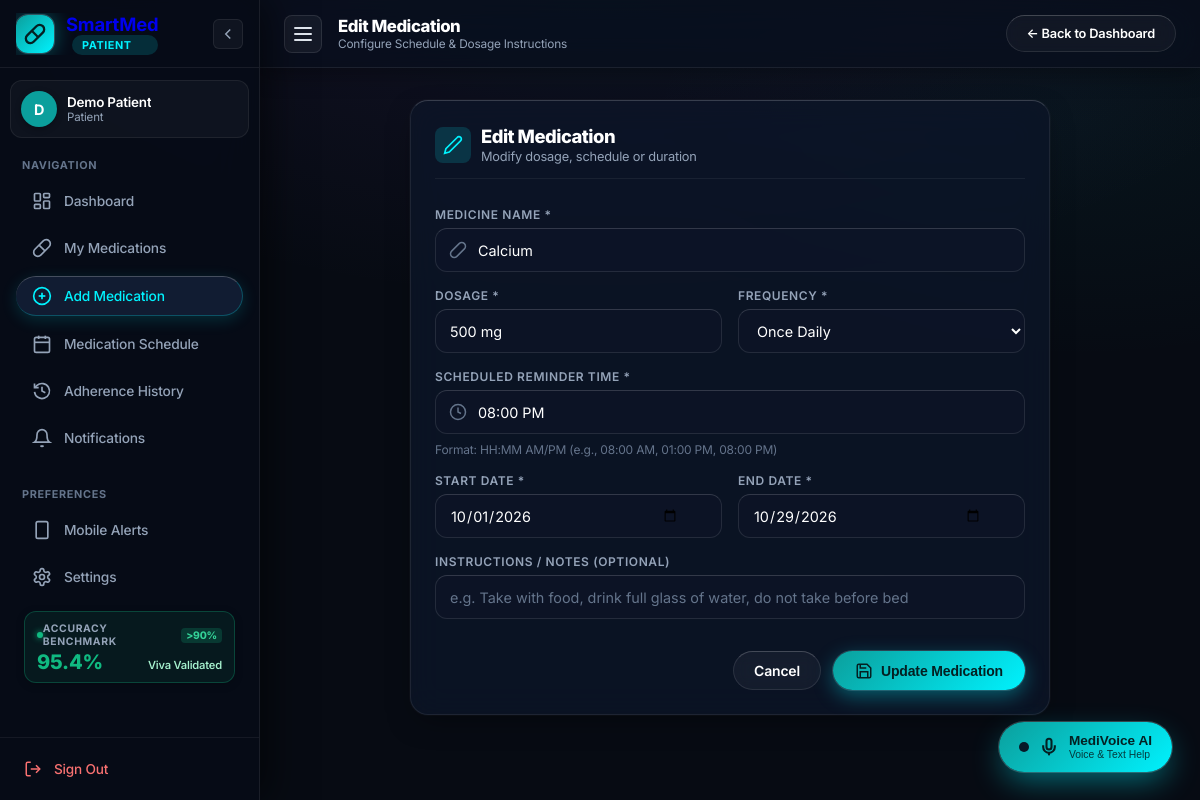
The page /medications/edit/3 (signed in) on the database as committed earlier.
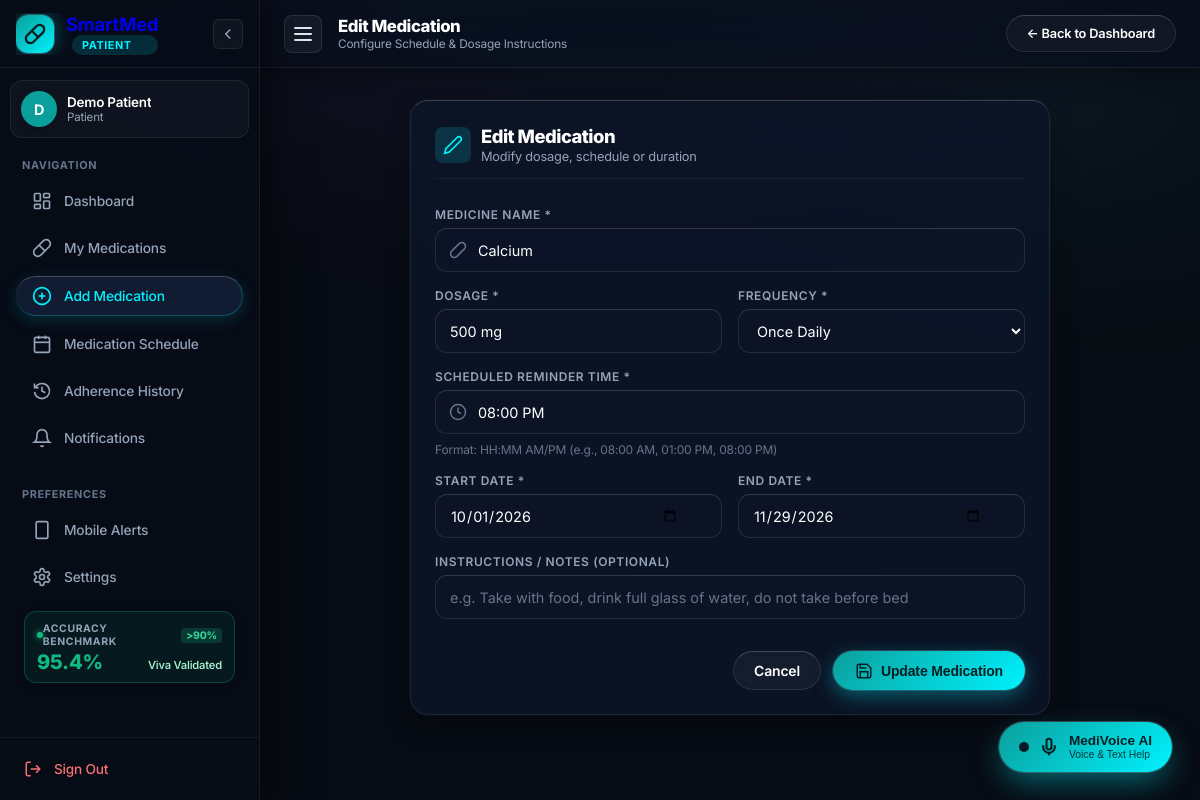
The same page on the database as committed later.
### tables this page shows
CREATE TABLE medications (
            id INTEGER PRIMARY KEY AUTOINCREMENT,
            patient_id INTEGER NOT NULL,
            medicine_name TEXT NOT NULL,
            dosage TEXT NOT NULL,
            frequency TEXT NOT NULL,
            scheduled_time TEXT NOT NULL,
            start_date TEXT NOT NULL,
            end_date TEXT NOT NULL, instructions TEXT DEFAULT '',
            FOREIGN KEY (patient_id) REFERENCES users(id) ON DELETE CASCADE
        );

### app.py (the view, shortened to what this page needs)
@app.route("/medications/edit/<int:med_id>", methods=["GET", "POST"])
def edit_medication(med_id):
    if "user_id" not in session:
        return redirect(url_for("login"))
    patient_id = session["user_id"]
    conn = get_db()
    cursor = conn.cursor()
    cursor.execute("SELECT * FROM medications WHERE id = ? AND patient_id = ?", (med_id, patient_id))
    medication = cursor.fetchone()
    if not medication:
        conn.close()
        flash("Medication not found or unauthorized.", "error")
        return redirect(url_for("patient_dashboard"))
    conn.close()
    return render_template("add_medicine.html", medication=medication, is_edit=True)

### app.py (called while the page is built)
def get_db():
    conn = sqlite3.connect(DATABASE_PATH)
    conn.row_factory = sqlite3.Row
    return conn

    def __call__(self, environ, start_response):
        path_info = environ.get('PATH_INFO', '')
        if path_info.startswith('/api/index'):
            subpath = path_info[len('/api/index'):]
            if not subpath or subpath == '/':
                environ['PATH_INFO'] = '/'
            else:
                environ['PATH_INFO'] = subpath if subpath.startswith('/') else ('/' + subpath)
        return self.wsgi_app(environ, start_response)

### templates/add_medicine.html (shortened to what the changed rows need)
<!DOCTYPE html>
<html lang="en">
<head>
  <link rel="stylesheet" href="{{ url_for('static', filename='css/style.css') }}">
</head>
<body class="app-layout">
  {% set active_page = 'add_medication' %}
  <div class="app-main-wrapper">
    <header class="app-topbar">
      <div class="topbar-left">
        <div class="topbar-page-info">
          <h2 class="topbar-title">{{ 'Edit Medication' if is_edit else 'Add New Prescription' }}</h2>
        </div>
      </div>
    </header>
    <main class="main-content">
    <div class="form-card section-card">
      <div class="section-header">
        <div class="section-title-box">
          <div>
            <h2 class="section-title">{{ 'Edit Medication' if is_edit else 'Add New Medication' }}</h2>
          </div>
        </div>
      </div>
      <form action="{{ url_for('edit_medication', med_id=medication.id) if is_edit else url_for('add_medication') }}" method="POST" class="auth-form" style="margin-top:10px;">
        <div class="form-group">
          <div class="input-container">
            <svg class="input-icon-left" viewBox="0 0 24 24" fill="none" stroke="currentColor" stroke-width="2">
              <path d="m10.5 20.5 10-10a4.95 4.95 0 1 0-7-7l-10 10a4.95 4.95 0 1 0 7 7Z"/>
            </svg>
            <input type="text" id="medicine_name" name="medicine_name" class="auth-input" placeholder="e.g. Paracetamol, Amoxicillin, Metformin"
                   value="{{ medication.medicine_name if medication else (form_data.medicine_name if form_data else '') }}" required>
          </div>
        </div>
        <div class="form-grid-2">
          <div class="form-group">
            <div class="input-container">
              <input type="text" id="dosage" name="dosage" class="auth-input no-left-icon" placeholder="e.g. 500 mg, 1 Tablet, 10 ml"
                     value="{{ medication.dosage if medication else (form_data.dosage if form_data else '') }}" required>
            </div>
          </div>
          <div class="form-group">
            <div class="input-container">
              <select id="frequency" name="frequency" class="auth-input no-left-icon" style="background:var(--input-bg); color:var(--text-main);" required>
                {% set curr_freq = medication.frequency if medication else (form_data.frequency if form_data else 'Once Daily') %}
                <option value="Once Daily" {% if curr_freq == 'Once Daily' %}selected{% endif %}>Once Daily</option>
              </select>
            </div>
          </div>
        </div>
        <div class="form-group">
          <div class="input-container">
            <svg class="input-icon-left" viewBox="0 0 24 24" fill="none" stroke="currentColor" stroke-width="2">
              <circle cx="12" cy="12" r="10"/><polyline points="12 6 12 12 16 14"/>
            </svg>
            <input type="text" id="scheduled_time" name="scheduled_time" class="auth-input" placeholder="e.g. 08:00 AM or 01:00 PM"
                   value="{{ medication.scheduled_time if medication else (form_data.scheduled_time if form_data else '08:00 AM') }}" required>
          </div>
        </div>
        <div class="form-grid-2">
          <div class="form-group">
            <div class="input-container">
              <input type="date" id="start_date" name="start_date" class="auth-input no-left-icon"
                     value="{{ medication.start_date if medication else (form_data.start_date if form_data else default_start) }}" required>
            </div>
          </div>
          <div class="form-group">
            <div class="input-container">
              <input type="date" id="end_date" name="end_date" class="auth-input no-left-icon"
                     value="{{ medication.end_date if medication else (form_data.end_date if form_data else default_end) }}" required>
            </div>
          </div>
        </div>
      </form>
    </div>
  </main>
  </div>
</body>
</html>

Rows that differ between the two databases and show on the page:
changed medications "Calcium": end_date "10/29/2026" → "11/29/2026"
